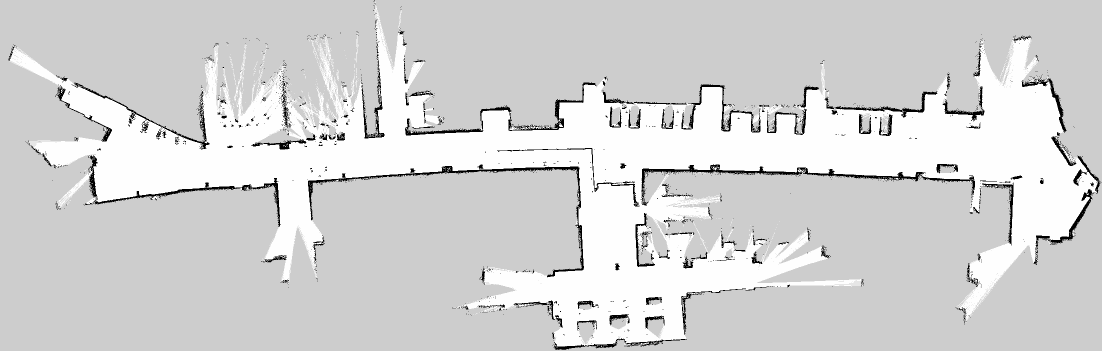
#> input picture maps/some_map.pgm, 2204 x 702 px, found by its file name (shown at 1/2 size)
$ python merge9_left_warp_compose.py
#> lines starting #> are read from the running program, lines starting #| are printed output that depends on the picture; after the words box and inside, x2 and y2 are one past the last pixel; in counts of white or black regions, pixels touching at a corner belong together
"""Recompose first_floor with second_half_building's left-end drift corrected.

The user identified a ground-truth correspondence: a corner of a 20 ft wall
visible in BOTH maps at the left end (some_map's lidar saw it over the
stairwell). A local brute-force alignment around that corner shows
second_half_building must move (up 20 px, right 23 px) ~= 1.5 m to match —
gmapping odometry drift accumulated from the map's starting point in the
middle (where alignment is perfect) out to the ends.

The correction is applied as a smooth ramp: full shift left of canvas
x=700, fading to zero by x=845 (the middle overlap starts ~847 and is
verified perfect, so it must not move). Composition rules are merge8's:
B wins in the end zones, ghost suppression, A wins elsewhere.
"""
import cv2
import numpy as np

from PIL import Image
from scipy import ndimage

M = '/home/ros/Documents/matrix_turtlebot/maps/'
RES = 0.05
ANG, DY, DX = 196.0, -474, 392
A_origin = (-63.234, -11.410)

# left-end drift correction for B, from the 20ft-wall corner match:
# content moves up 20 px and right 23 px at full strength
SHIFT_Y, SHIFT_X = -20.0, +23.0
RAMP_FULL, RAMP_ZERO = 700.0, 845.0   # canvas x: full correction .. none

A = np.array(Image.open(M + 'some_map.pgm'))
#> A is the input picture: shape (702, 2204); min 0, max 254, mean 211.9
B = np.array(Image.open(M + 'second_half_building.pgm'))
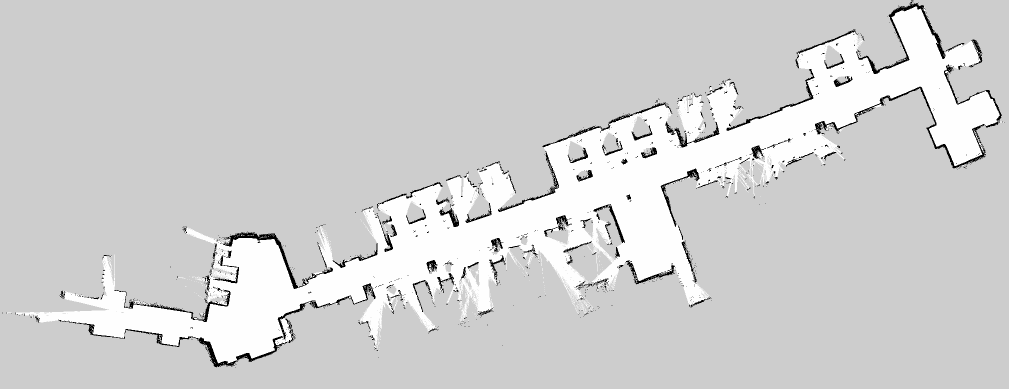
#> input picture maps/second_half_building.pgm, 2017 x 778 px, found by its file name (shown at 1/2 size)
#> B is the input picture: shape (778, 2017); min 0, max 254, mean 209.1


def rotate(im, ang, fill):
#> called with ang = -196, fill = 205
    h, w = im.shape
#> h = 778; w = 2017
    diag = int(np.ceil(np.hypot(h, w)))
#> diag = 2162
    Mr = cv2.getRotationMatrix2D((w / 2, h / 2), ang, 1.0)
    Mr[0, 2] += (diag - w) / 2
    Mr[1, 2] += (diag - h) / 2
    return cv2.warpAffine(im, Mr, (diag, diag), flags=cv2.INTER_NEAREST,
                          borderValue=fill)


Brot = rotate(B, -ANG, 205)
H = max(A.shape[0], DY + Brot.shape[0]) - min(0, DY)
#> H = 2162
W = max(A.shape[1], DX + Brot.shape[1]) - min(0, DX)
#> W = 2554
oy, ox = -min(0, DY), -min(0, DX)

cA = np.full((H, W), 205, np.uint8)
cA[oy:oy + A.shape[0], ox:ox + A.shape[1]] = A
cB = np.full((H, W), 205, np.uint8)
by, bx = DY + oy, DX + ox
ys, xs = max(0, by), max(0, bx)
ye, xe = min(H, by + Brot.shape[0]), min(W, bx + Brot.shape[1])
#> ye = 2162; xe = 2554
cB[ys:ye, xs:xe] = Brot[ys - by:ye - by, xs - bx:xe - bx]

# ---- drift-correcting warp of B (smoothstep ramp on destination x) ----
xx = np.arange(W, dtype=np.float32)
#> xx = 2554 values from 0 to 2553
t = np.clip((RAMP_ZERO - xx) / (RAMP_ZERO - RAMP_FULL), 0.0, 1.0)
wgt = t * t * (3 - 2 * t)                      # smoothstep
map_x = (xx[None, :] - SHIFT_X * wgt[None, :]).repeat(H, axis=0)
map_y = (np.arange(H, dtype=np.float32)[:, None]
         - SHIFT_Y * wgt[None, :])  # broadcasts to (H, W)
cB = cv2.remap(cB, map_x, map_y, cv2.INTER_NEAREST,
               borderMode=cv2.BORDER_CONSTANT, borderValue=205)
print(f'warp applied: B moves ({-SHIFT_Y:.0f} up, {SHIFT_X:.0f} right) px '
      f'left of x={RAMP_FULL:.0f}, fading to 0 at x={RAMP_ZERO:.0f}')

# ---- composition: identical to merge8 ----
overlap = (cA != 205) & (cB != 205)
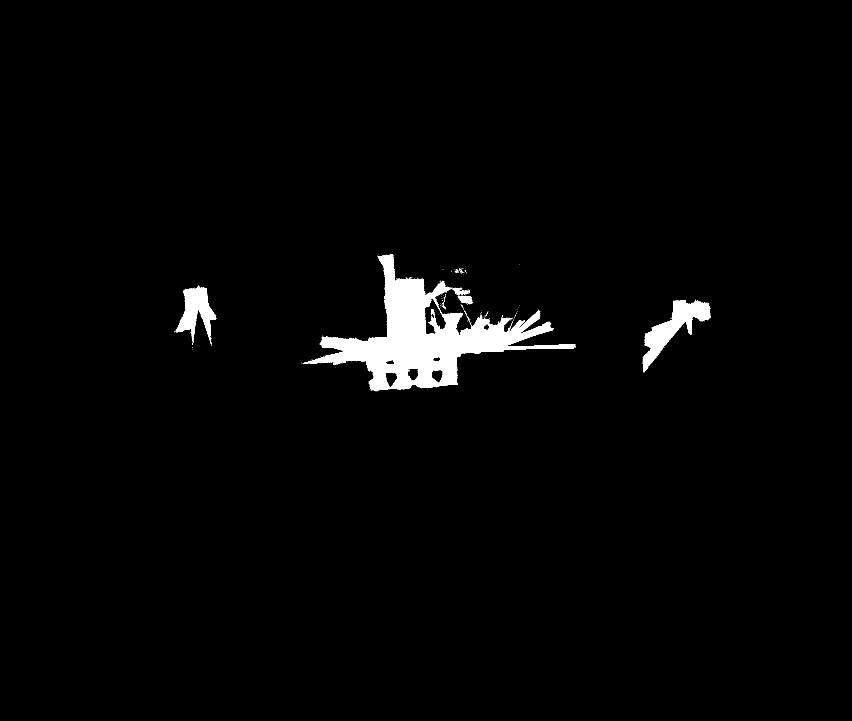
#> overlap: shape (2162, 2554) bool (shown at 1/3 size); 2.1% white; 284 white regions (275 under 20 px), largest, box (x1, y1, x2, y2) and area: (912, 762, 1727, 1174) 93601, (1928, 900, 2133, 1118) 13810, (528, 859, 649, 1035) 9258
xgrid = np.arange(W)[None, :]
b_zone = ndimage.binary_dilation(
    overlap & ((xgrid < 750) | (xgrid > 1830)), iterations=15)
#> b_zone: shape (2162, 2554) bool; 0.83% white; 2 white regions, box (x1, y1, x2, y2) and area: (1913, 883, 2148, 1133) 25613, (507, 842, 664, 1065) 20352

canvas = np.full((H, W), 205, np.uint8)
canvas[cB != 205] = cB[cB != 205]
a_wins = (cA != 205) & ~(b_zone & (cB != 205))
#> a_wins: shape (2162, 2554) bool; 7.9% white; 943 white regions (925 under 20 px), largest, box (x1, y1, x2, y2) and area: (17, 474, 2201, 1174) 432381, (549, 987, 579, 1041) 513, (468, 599, 485, 677) 171
ghost = (cA < 100) & b_zone & \
    cv2.dilate((cB < 100).astype(np.uint8), np.ones((9, 9), np.uint8)).astype(bool)
#> ghost: shape (2162, 2554) bool; 0.02% white; 57 white regions (49 under 20 px), largest, box (x1, y1, x2, y2) and area: (548, 863, 561, 928) 286, (529, 984, 574, 999) 216, (618, 860, 626, 915) 177
a_wins &= ~ghost
#> a_wins: shape (2162, 2554) bool; 7.9% white; 954 white regions (937 under 20 px), largest, box (x1, y1, x2, y2) and area: (17, 474, 2201, 1174) 432172, (562, 989, 578, 1040) 387, (468, 599, 485, 677) 171
canvas[a_wins] = cA[a_wins]
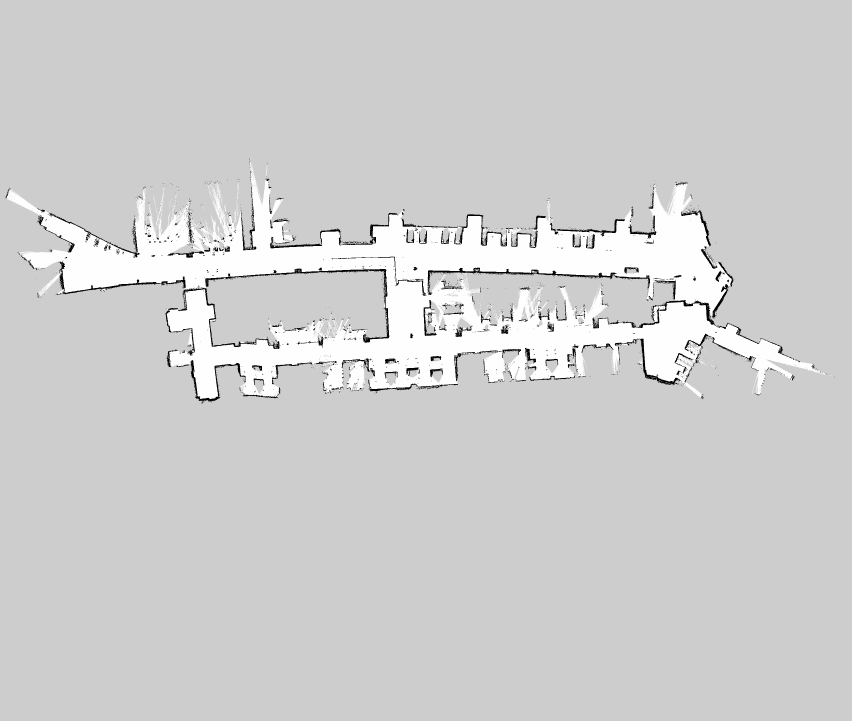
#> canvas: shape (2162, 2554) (shown at 1/3 size); min 0, max 254, mean 207.5

known = canvas != 205
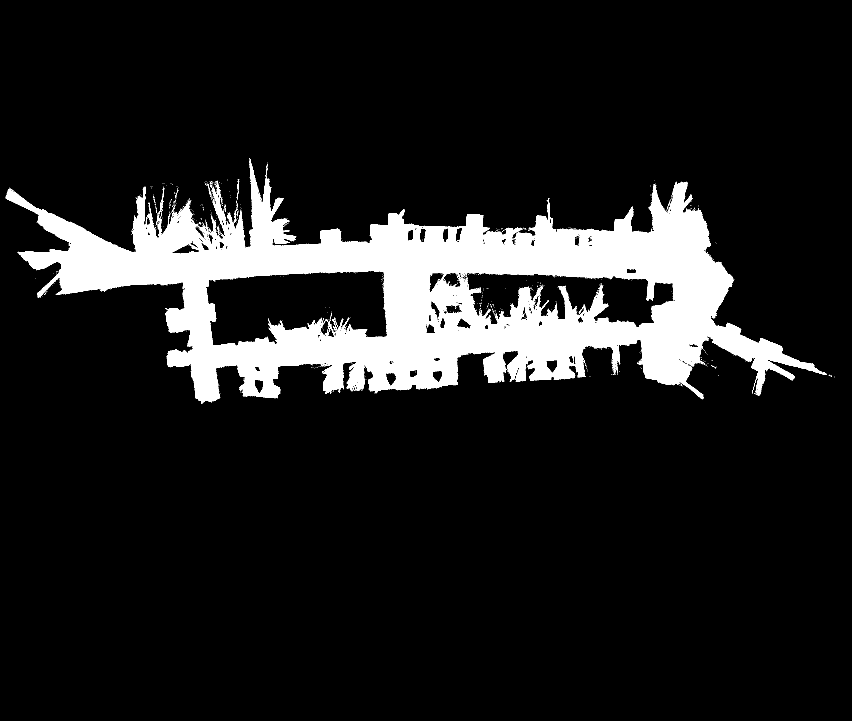
#> known: shape (2162, 2554) bool (shown at 1/3 size); 11.7% white; 1212 white regions (1191 under 20 px), largest, box (x1, y1, x2, y2) and area: (17, 474, 2480, 1211) 640662, (468, 599, 485, 677) 171, (997, 958, 1010, 985) 62
rows = np.where(known.any(axis=1))[0]
#> rows = 737 values from 474 to 1210
cols = np.where(known.any(axis=0))[0]
#> cols = 2475 values from 17 to 2504
r0, r1, c0, c1 = rows.min(), rows.max(), cols.min(), cols.max()
#> r0 = 474; r1 = 1210; c0 = 17; c1 = 2504
pad = 4
r0, c0 = max(0, r0 - pad), max(0, c0 - pad)
#> r0 = 470; c0 = 13
r1, c1 = min(H - 1, r1 + pad), min(W - 1, c1 + pad)
#> r1 = 1214; c1 = 2508
out = canvas[r0:r1 + 1, c0:c1 + 1]
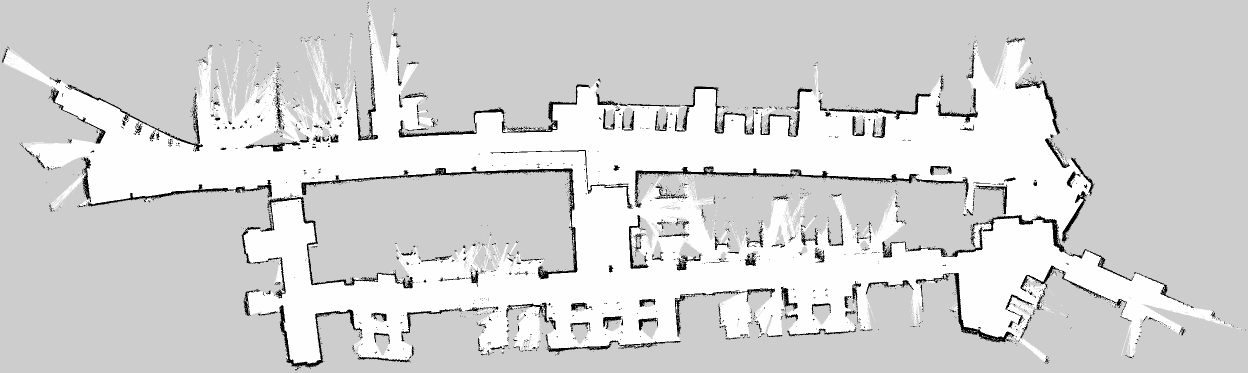
#> out: shape (745, 2496) (shown at 1/2 size); min 0, max 254, mean 212.5
print(f'trimmed to {out.shape} (rows {r0}..{r1}, cols {c0}..{c1})')
#| trimmed to (745, 2496) (rows 470..1214, cols 13..2508)

out_h = out.shape[0]
#> out_h = 745
a_bl_row = oy + A.shape[0] - 1 - r0
#> a_bl_row = 705
a_bl_col = ox - c0
#> a_bl_col = -13
origin_x = A_origin[0] - a_bl_col * RES
#> origin_x = -62.58
origin_y = A_origin[1] - (out_h - 1 - a_bl_row) * RES
#> origin_y = -13.36
print(f'merged origin: [{origin_x:.3f}, {origin_y:.3f}]')
#| merged origin: [-62.584, -13.360]

with open(M + 'first_floor.pgm', 'wb') as f:
    f.write(b'P5\n%d %d\n255\n' % (out.shape[1], out.shape[0]))
    f.write(out.tobytes())
with open(M + 'first_floor.yaml', 'w') as f:
    f.write(f"""image: first_floor.pgm
mode: trinary
resolution: 0.050
origin: [{origin_x:.3f}, {origin_y:.3f}, 0]
negate: 0
occupied_thresh: 0.65
free_thresh: 0.196
""")

# ---- verification ----
# 1) world frame of A preserved outside B zones
occ = np.argwhere(A < 100)
#> occ = 46247 pairs, first value 0 to 699, second value 17 to 2202
rng = np.random.default_rng(0)
ok, checked = True, 0
for r, c in occ[rng.choice(len(occ), 50, replace=False)]:
    if b_zone[oy + r, ox + c]:
        continue
    checked += 1
    wx = A_origin[0] + (c + 0.5) * RES
    wy = A_origin[1] + (A.shape[0] - 1 - r + 0.5) * RES
    mr, mc = oy + r - r0, ox + c - c0
    wx2 = origin_x + (mc + 0.5) * RES
    wy2 = origin_y + (out_h - 1 - mr + 0.5) * RES
    ok &= abs(wx - wx2) < 1e-9 and abs(wy - wy2) < 1e-9 and out[mr, mc] == A[r, c]
#> this loop made 50 passes
#> (r, c, wx, wy, mr, mc, wx2, wy2) on passes 1 to 12: (185, 1869, 30.24, 14.42, 189, 1856, 30.24, 14.42), (159, 125, -56.96, 15.71, 163, 112, -56.96, 15.72), (493, 1274, 0.491, -0.985, 497, 1261, 0.491, -0.985), (500, 1275, 0.541, -1.33, 504, 1262, 0.541, -1.33), (387, 1960, 34.79, 4.32, 391, 1947, 34.79, 4.32), (510, 1277, 0.641, -1.83, 514, 1264, 0.641, -1.83), (191, 831, -21.66, 14.12, 195, 818, -21.66, 14.12), (339, 990, -13.71, 6.71, 343, 977, -13.71, 6.72), (187, 1868, 30.19, 14.32, 191, 1855, 30.19, 14.32), (241, 1503, 11.94, 11.62, 245, 1490, 11.94, 11.62), (338, 1010, -12.71, 6.77, 342, 997, -12.71, 6.77), (467, 1359, 4.74, 0.315, 471, 1346, 4.74, 0.315)
#> after the loop, checked = 50; ok = True
print(f'WORLD-FRAME CHECK ({checked} samples):', 'PASS' if ok else 'FAIL')
#| WORLD-FRAME CHECK (50 samples): PASS

# 2) local agreement at the matched corner and in the middle, post-warp
def agreement(box, R=6):
    yy0, yy1, xx0, xx1 = box
    wA = (cA[yy0:yy1, xx0:xx1] < 100)
    dA = cv2.dilate(wA.astype(np.uint8), np.ones((3, 3), np.uint8)).astype(bool)
    wB = (cB < 100)
    best, base = 0.0, 0.0
    for dy in range(-R, R + 1):
        for dx in range(-R, R + 1):
            sb = wB[yy0 + dy:yy1 + dy, xx0 + dx:xx1 + dx]
            if sb.sum() < 100:
                continue
            s = (sb & dA).sum() / sb.sum()
            if dy == 0 and dx == 0:
                base = s
            best = max(best, s)
    return base, best

for name, box in [('corner', (900, 1010, 580, 700)),
                  ('middle', (1172, 1703, 860, 1800))]:
    base, best = agreement(box)
    print(f'{name}: agreement at (0,0) = {base:.3f} (best nearby {best:.3f})')
#> this loop made 2 passes
#> pass 1, in agreement, `dA = cv2.dilate(wA.astype(np.uint8), np.ones((3, 3), np.uint8)).astype..`:
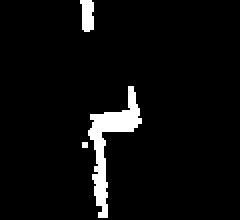
#> dA: shape (110, 120) bool (shown 2 times larger); 4.8% white; 3 white regions (1 under 20 px), largest, box (x1, y1, x2, y2) and area: (44, 43, 71, 109) 526, (40, 0, 47, 16) 92
#> pass 2, in agreement (call 2), `wA = (cA[yy0:yy1, xx0:xx1] < 100)`:
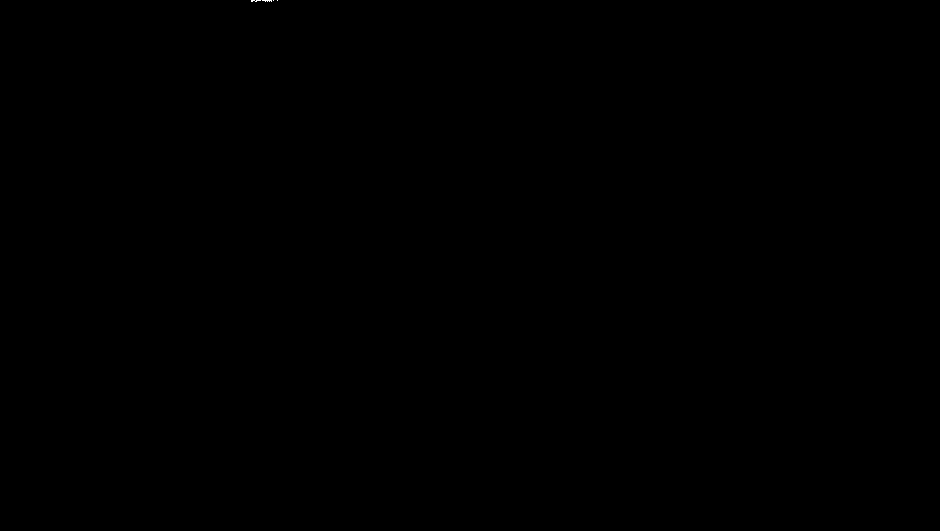
#> wA: shape (531, 940) bool; 0.01% white in thin lines or dots, all inside (x1, y1, x2, y2) = (251, 0, 278, 2)
